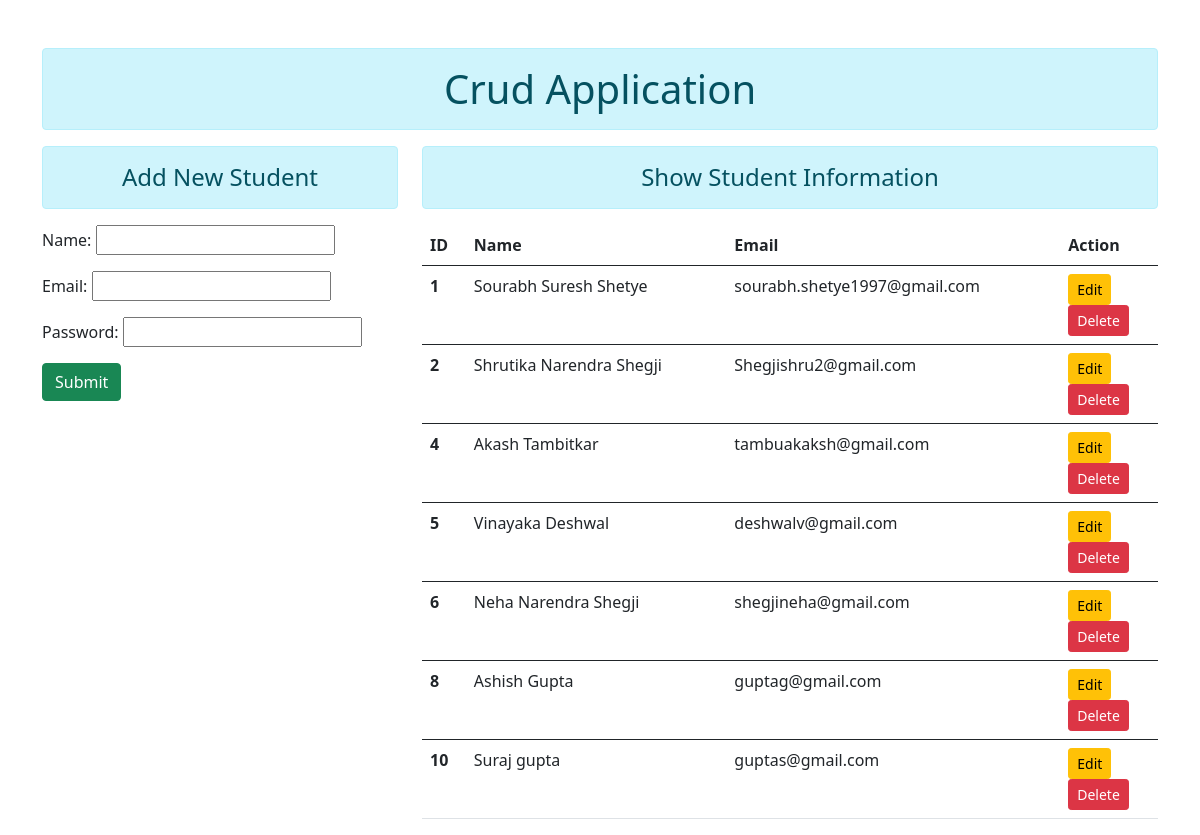
The page / on the database its author committed.
### enroll/models.py (models this page shows)
class StudentRegistration(models.Model):
    name = models.CharField(max_length=50)
    email = models.EmailField(max_length=100)
    password = models.CharField(max_length=100)

### enroll/views.py (the view)
# urls.py: 2. Add a URL to urlpatterns:  path('', views.home, name='home')
def home(request):
    if request.method == 'POST':
        fm = User(request.POST)
        if fm.is_valid():
            nm = fm.cleaned_data['name']
            em = fm.cleaned_data['email']
            reg = StudentRegistration(name=nm, email=em)
            reg.save()
            fm = User()
    else:
        fm = User()
    stud = StudentRegistration.objects.all()
    return render(request, 'enroll/home.html', {'form':fm, 'stu':stud})

### enroll/forms.py
class User(forms.ModelForm):
    class Meta:
        model = StudentRegistration
        fields = '__all__'   # All Fields came from StudentRegistration
        widgets = {
            'password':forms.PasswordInput,
            'name':forms.TextInput,
        }

### enroll/templates/enroll/home.html (shortened to what this page needs)
{% extends "enroll/base.html" %}
{% block content %}
    <div class="row">
        <div class="col-sm-4">
            <h4 class="text-center alert alert-info">Add New Student</h4>
            <form action="" method="POST">
            {{form.as_p}}
            <input type="submit" value="Submit" id="" class="btn btn-success" >
            </form>
        </div>
        <div class="col-sm-8">
            <h4 class="text-center alert alert-info" >Show Student Information</h4>
            {% if stu %}
            <table class="table table-hover">
                <thead>
                  <tr>
                    <th scope="col">ID</th>
                    <th scope="col">Name</th>
                    <th scope="col">Email</th>
                    <th scope="col">Action</th>
                  </tr>
                </thead>
                {% for i in stu %}
                <tbody>
                    <tr>
                        <th scope="row">{{i.id}}</th>
                        <td>{{i.name}}</td>
                        <td>{{i.email}}</td>
                        <td>
                            <a href="{% url 'update' i.id %}" class="btn btn-warning btn-sm" >Edit</a>
                            <form action=" {% url 'delete' i.id %} " method="POST" >
                                <input type="submit" value="Delete" class="btn btn-danger btn-sm" >
                            </form>
                        </td>
                    </tr>
                </tbody>
                {% endfor %}
            </table>
            {% else %}
            <h4 class="text-center alert alert-info" >No Data Available</h4>
            {% endif %}
        </div>
    </div>
{% endblock content %}<h1>Home</h1>

### enroll/templates/enroll/base.html (shortened to what this page needs)
<!DOCTYPE html>
<html lang="en">
<head>
    <link href="https://cdn.jsdelivr.net/npm/bootstrap@5.0.2/dist/css/bootstrap.min.css" rel="stylesheet">
</head>
<body>
    <div class="container mt-5">
    <h1 class="text-center alert alert-info" >Crud Application</h1>
    {% block content %}
    {% endblock content %}
</div>
</body>
</html>

### rows shown on the page
StudentRegistration: id "1", name "Sourabh Suresh Shetye", email "sourabh.shetye1997@gmail.com"
StudentRegistration: id "2", name "Shrutika Narendra Shegji", email "Shegjishru2@gmail.com"
StudentRegistration: id "4", name "Akash Tambitkar", email "tambuakaksh@gmail.com"
StudentRegistration: id "5", name "Vinayaka Deshwal", email "deshwalv@gmail.com"
StudentRegistration: id "6", name "Neha Narendra Shegji", email "shegjineha@gmail.com"
StudentRegistration: id "8", name "Ashish Gupta", email "guptag@gmail.com"
StudentRegistration: id "10", name "Suraj gupta", email "guptas@gmail.com"
